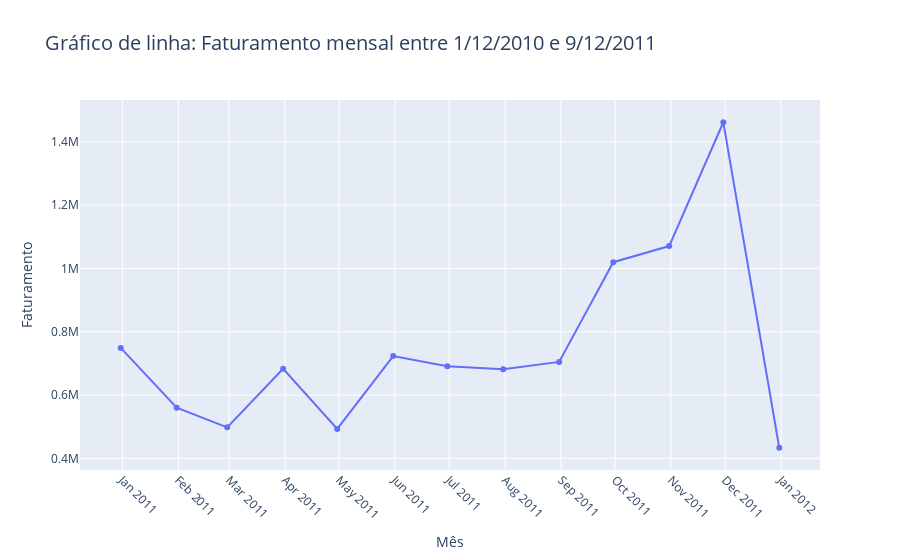

Notebook source saved alongside this figure:
### Markdown cell above
## Análise de faturamento no período analisado de um ano

### Code cell
df_ordenado_por_data = df_total_col.sort_values(by='InvoiceDate')
df_ordenado_por_data[['InvoiceDate', 'InvoiceNo', 'Total']]


df_vendas_mes = df_total_col.groupby(pd.Grouper(key='InvoiceDate', freq='ME'))['Total'].sum().reset_index()
#df_vendas_mes['Month'] = df_vendas_mes['InvoiceDate'].dt.strftime('%b %Y')

fig = px.line(
    df_vendas_mes,
    x='InvoiceDate',
    y='Total',
    title='Gráfico de linha: Faturamento mensal entre 1/12/2010 e 9/12/2011 ',
    markers=True
)

fig.update_layout(
    xaxis_title='Mês',
    yaxis_title='Faturamento',
    title_font_size=20
)
fig.update_layout(
    xaxis=dict(
        tickformat="%b %Y",
        tickangle=45,
        dtick="M1"  # Garante um tick a cada mês
    )
)

fig.show()

df_vendas_mes

### Figure 1 — Plotly figure (JSON) as saved in the notebook; plotly's stock layout.template omitted (floating-point values rounded to 4 significant figures)
{"data": [{"hovertemplate": "InvoiceDate=%{x}<br>Total=%{y}<extra></extra>", "legendgroup": "", "line": {"color": "#636efa", "dash": "solid"}, "marker": {"symbol": "circle"}, "mode": "lines+markers", "name": "", "orientation": "v", "showlegend": false, "type": "scatter", "x": ["2010-12-31T00:00:00", "2011-01-31T00:00:00", "2011-02-28T00:00:00", "2011-03-31T00:00:00", "2011-04-30T00:00:00", "2011-05-31T00:00:00", "2011-06-30T00:00:00", "2011-07-31T00:00:00", "2011-08-31T00:00:00", "2011-09-30T00:00:00", "2011-10-31T00:00:00", "2011-11-30T00:00:00", "2011-12-31T00:00:00"], "xaxis": "x", "y": [749000.0, 560000.0, 498100.0, 683300.0, 493200.0, 723300.0, 691100.0, 681300.0, 704800.0, 1020000.0, 1071000.0, 1462000.0, 433700.0], "yaxis": "y"}], "layout": {"legend": {"tracegroupgap": 0}, "title": {"font": {"size": 20}, "text": "Gráfico de linha: Faturamento mensal entre 1/12/2010 e 9/12/2011 "}, "xaxis": {"anchor": "y", "domain": [0, 1], "dtick": "M1", "tickangle": 45, "tickformat": "%b %Y", "title": {"text": "Mês"}}, "yaxis": {"anchor": "x", "domain": [0, 1], "title": {"text": "Faturamento"}}}}
